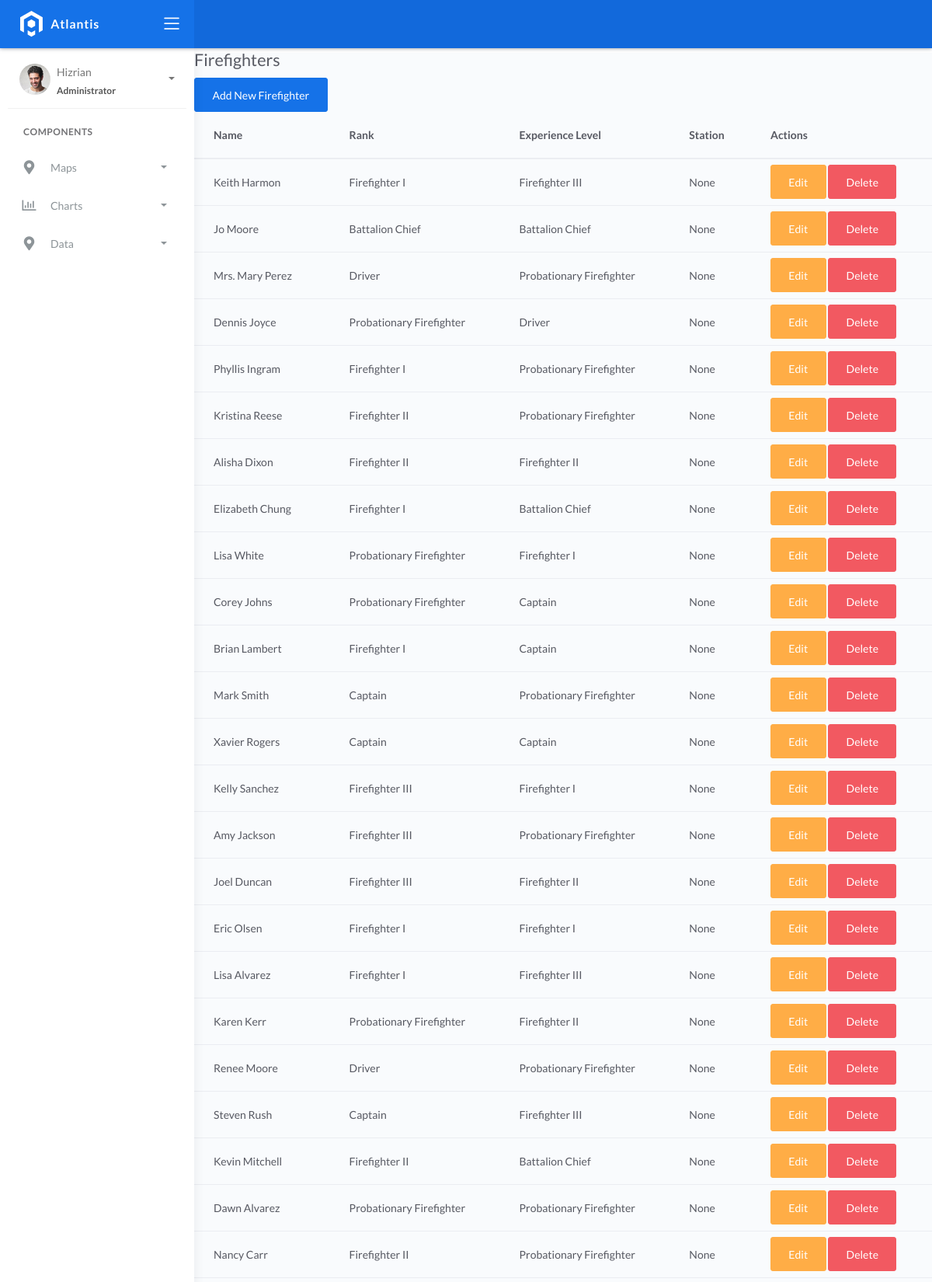
/firefighters/ (upper part), run on the app's committed database.
### fire/models.py (models this page shows, shortened)
class BaseModel(models.Model):
    created_at = models.DateTimeField(auto_now_add=True, db_index=True)
    updated_at = models.DateTimeField(auto_now=True)
    class Meta:
        abstract = True

class Firefighters(BaseModel):
    XP_CHOICES = (
        ('Probationary Firefighter', 'Probationary Firefighter'),
        ('Firefighter I', 'Firefighter I'),
        ('Firefighter II', 'Firefighter II'),
        ('Firefighter III', 'Firefighter III'),
        ('Driver', 'Driver'),
        ('Captain', 'Captain'),
        ('Battalion Chief', 'Battalion Chief'),)
    name = models.CharField(max_length=150)
    rank = models.CharField(max_length=150)
    experience_level = models.CharField(max_length=150)
    station = models.CharField(
        max_length=45, null=True, blank=True, choices=XP_CHOICES)

### fire/views.py (the view)
# urls.py: path('firefighters/', list_firefighters, name='list_firefighters'),
def list_firefighters(request):
    firefighters = Firefighters.objects.all()
    return render(request, 'list_firefighters.html', {'firefighters': firefighters})

### templates/list_firefighters.html
{% extends 'base.html' %}
{% block content %}
<h2>Firefighters</h2>
<a href="{% url 'create_firefighter' %}" class="btn btn-primary">Add New Firefighter</a>
<table class="table">
  <thead>
    <tr>
      <th>Name</th>
      <th>Rank</th>
      <th>Experience Level</th>
      <th>Station</th>
      <th>Actions</th>
    </tr>
  </thead>
  <tbody>
    {% for firefighter in firefighters %}
      <tr>
        <td>{{ firefighter.name }}</td>
        <td>{{ firefighter.rank }}</td>
        <td>{{ firefighter.experience_level }}</td>
        <td>{{ firefighter.station }}</td>
        <td>
          <a href="{% url 'update_firefighter' firefighter.id %}" class="btn btn-warning">Edit</a>
          <a href="{% url 'delete_firefighter' firefighter.id %}" class="btn btn-danger">Delete</a>
        </td>
      </tr>
    {% endfor %}
  </tbody>
</table>
{% endblock %}

### data on the page
Firefighters: name "Keith Harmon", rank "Firefighter I", experience_level "Firefighter III", station "None"
Firefighters: name "Jo Moore", rank "Battalion Chief", experience_level "Battalion Chief", station "None"
Firefighters: name "Mrs. Mary Perez", rank "Driver", experience_level "Probationary Firefighter", station "None"
Firefighters: name "Dennis Joyce", rank "Probationary Firefighter", experience_level "Driver", station "None"
Firefighters: name "Phyllis Ingram", rank "Firefighter I", experience_level "Probationary Firefighter", station "None"
Firefighters: name "Kristina Reese", rank "Firefighter II", experience_level "Probationary Firefighter", station "None"
Firefighters: name "Alisha Dixon", rank "Firefighter II", experience_level "Firefighter II", station "None"
Firefighters: name "Elizabeth Chung", rank "Firefighter I", experience_level "Battalion Chief", station "None"
Firefighters: name "Lisa White", rank "Probationary Firefighter", experience_level "Firefighter I", station "None"
Firefighters: name "Corey Johns", rank "Probationary Firefighter", experience_level "Captain", station "None"
Firefighters: name "Brian Lambert", rank "Firefighter I", experience_level "Captain", station "None"
Firefighters: name "Mark Smith", rank "Captain", experience_level "Probationary Firefighter", station "None"
Firefighters: name "Xavier Rogers", rank "Captain", experience_level "Captain", station "None"
Firefighters: name "Kelly Sanchez", rank "Firefighter III", experience_level "Firefighter I", station "None"
Firefighters: name "Amy Jackson", rank "Firefighter III", experience_level "Probationary Firefighter", station "None"
Firefighters: name "Joel Duncan", rank "Firefighter III", experience_level "Firefighter II", station "None"
Firefighters: name "Eric Olsen", rank "Firefighter I", experience_level "Firefighter I", station "None"
Firefighters: name "Lisa Alvarez", rank "Firefighter I", experience_level "Firefighter III", station "None"
Firefighters: name "Karen Kerr", rank "Probationary Firefighter", experience_level "Firefighter II", station "None"
Firefighters: name "Renee Moore", rank "Driver", experience_level "Probationary Firefighter", station "None"
Firefighters: name "Steven Rush", rank "Captain", experience_level "Firefighter III", station "None"
Firefighters: name "Kevin Mitchell", rank "Firefighter II", experience_level "Battalion Chief", station "None"
Firefighters: name "Dawn Alvarez", rank "Probationary Firefighter", experience_level "Probationary Firefighter", station "None"
Firefighters: name "Nancy Carr", rank "Firefighter II", experience_level "Probationary Firefighter", station "None"
